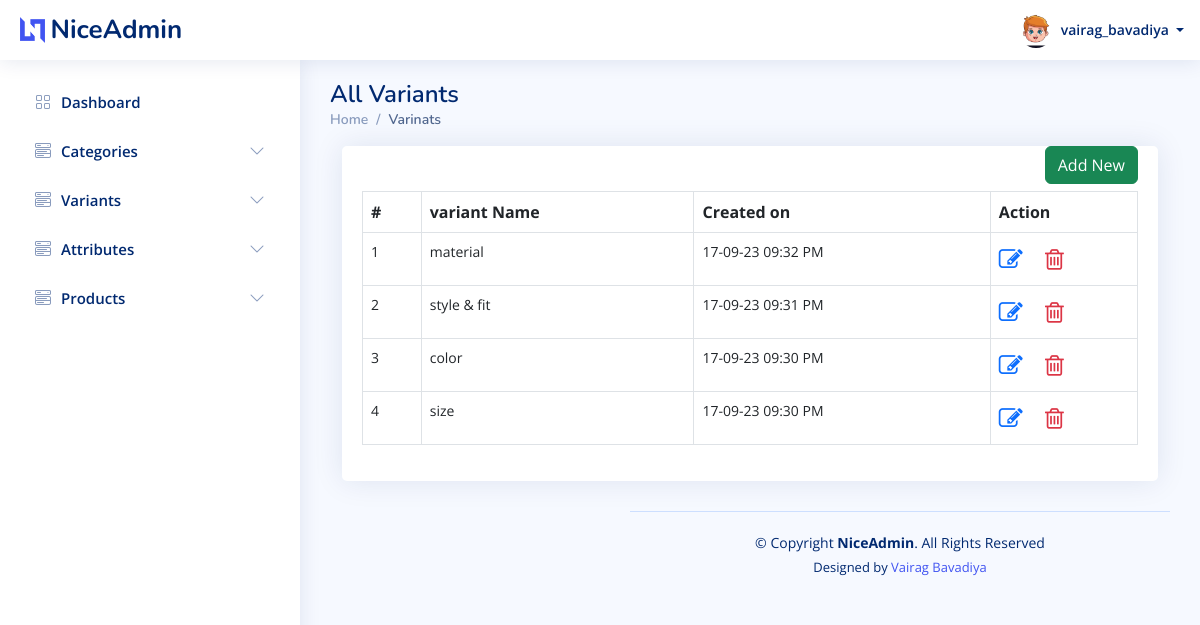
The page /admin/variants/all.php (signed in) on the database as committed earlier.
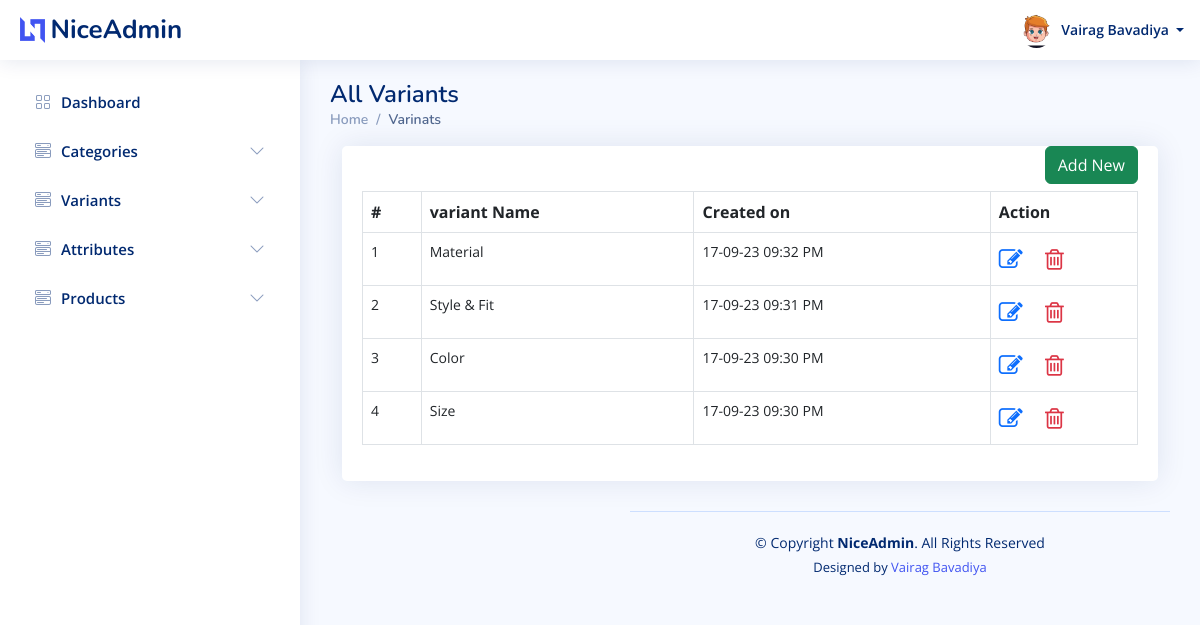
The same page on the database as committed later.
### tables this page shows
CREATE TABLE `users` (
  `id` int(20) NOT NULL,
  `u_name` varchar(50) NOT NULL,
  `email` varchar(50) NOT NULL,
  `phone_no` varchar(10) NOT NULL,
  `password` varchar(10) NOT NULL,
  `u_type_id` int(20) NOT NULL,
  `u_profile` varchar(200) NOT NULL,
  `created_at` datetime NOT NULL,
  `updated_at` datetime NOT NULL,
  `created_by` int(20) DEFAULT NULL,
  `updated_by` int(20) DEFAULT NULL,
  `is_active` tinyint(1) NOT NULL
);

CREATE TABLE `variants` (
  `id` int(20) NOT NULL,
  `var_name` varchar(50) NOT NULL,
  `created_at` datetime DEFAULT NULL,
  `updated_at` datetime DEFAULT NULL,
  `created_by` int(20) DEFAULT NULL,
  `updated_by` int(20) DEFAULT NULL,
  `is_active` tinyint(1) NOT NULL
);

### admin/variants/all.php (the view, shortened to what the changed rows need)
<?php
require('../config.php');
require('../header.php');
?>
<main id="main" class="main">
    <div class="pagetitle">
        <h1>All Variants</h1>
    </div>
    <section class="content">
        <div class="container-fluid">
            <div class="row">
                <div class="col-lg-12 grid-margin stretch-card">
                    <div class="card">
                        <div class="card-body">
                            <table class="table table-bordered datatable" id="table_id">
                                <thead>
                                    <tr>
                                        <th>#</th>
                                        <th>variant Name</th>
                                        <th>Created on</th>
                                        <th>Action</th>
                                    </tr>
                                </thead>
                                <tbody>
                                    <?php
                                    $query = "SELECT id,var_name,created_at from variants ORDER BY id DESC";
                                    if ($result = $conn->query($query)) {
                                        $i = 0;
                                        while ($row = $result->fetch_assoc()) {
                                            $i++;
                                    ?>
                                            <tr>
                                                <td><?php echo $i; ?></td>
                                                <td><?php echo $row['var_name']; ?></td>
                                                <td><?php echo date('d-m-y h:i A', strtotime($row['created_at'])); ?></td>
                                                <td>
                                                    <div class="action-btn-wrap">
                                                        <a class="text text-primary action-btn" href="edit.php?id=<?php echo $row["id"]; ?>"><i class="fa fa-edit"></i></a>
                                                        <a class="text text-danger action-btn" href="delete.php?id=<?php echo $row["id"]; ?>"><i class="fa fa-trash-o"></i></a>
                                                    </div>
                                                </td>
                                            </tr>
                                    <?php
                                        }
                                    }
                                    ?>
                                </tbody>
                            </table>
                        </div>
                    </div>
                </div>
            </div>
        </div>
    </section>
    <?php require('../footer.php'); ?>

### admin/header.php (shortened to what the changed rows need)
<?php
require("config.php");
?>
<!DOCTYPE html>
<html lang="en">
<head>
    <link rel="stylesheet" href="https://cdnjs.cloudflare.com/ajax/libs/font-awesome/4.7.0/css/font-awesome.min.css">
    <link href="/e-commerce/admin/assets/vendor/bootstrap/css/bootstrap.min.css" rel="stylesheet">
    <link href="/e-commerce/admin/assets/vendor/bootstrap-icons/bootstrap-icons.css" rel="stylesheet">
    <link href="/e-commerce/admin/assets/vendor/boxicons/css/boxicons.min.css" rel="stylesheet">
    <link href="/e-commerce/admin/assets/vendor/quill/quill.snow.css" rel="stylesheet">
    <link href="/e-commerce/admin/assets/vendor/quill/quill.bubble.css" rel="stylesheet">
    <link href="/e-commerce/admin/assets/vendor/remixicon/remixicon.css" rel="stylesheet">
    <link href="/e-commerce/admin/assets/vendor/simple-datatables/style.css" rel="stylesheet">
    <link href="/e-commerce/admin/assets/css/style.css" rel="stylesheet">
</head>
<body>
    <header id="header" class="header fixed-top d-flex align-items-center">
        <nav class="header-nav ms-auto">
            <ul class="d-flex align-items-center">
                <li class="nav-item dropdown pe-3">
                    <a class="nav-link nav-profile d-flex align-items-center pe-0" href="#" data-bs-toggle="dropdown">
                        <?php
                        $sql = "SELECT u.id,u.u_name,u.email,u.phone_no,u.u_profile,u.is_active,ut.type_name FROM users as u,user_type as ut where u.id = " . $_SESSION['id'];
                        $result = $conn->query($sql);
                        $row = mysqli_fetch_assoc($result);
                        ?>
                        <img src="/e-commerce/admin/<?php echo $row['u_profile']; ?>" alt="Profile" class="rounded-circle">
                        <span class="d-none d-md-block dropdown-toggle ps-2">
                            <?php echo $row['u_name']; ?> </span>
                    </a>
                </li>
            </ul>
        </nav>
    </header>

Rows that differ between the two databases and show on the page:
changed users: u_name "vairag_bavadiya" → "Vairag Bavadiya"
changed variants "17-09-23 09:32 PM": var_name "material" → "Material"
changed variants "17-09-23 09:31 PM": var_name "style & fit" → "Style & Fit"
changed variants: var_name "color" → "Color"
changed variants: var_name "size" → "Size"
